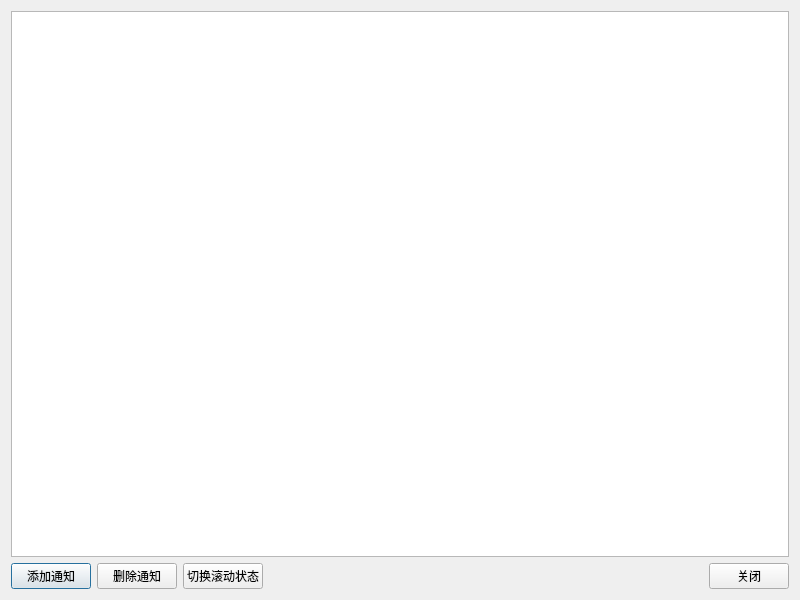
<?xml version="1.0" encoding="UTF-8"?>
<ui version="4.0">
 <class>NoticeManager</class>
 <widget class="QDialog" name="NoticeManager">
  <property name="geometry">
   <rect>
    <x>0</x>
    <y>0</y>
    <width>800</width>
    <height>600</height>
   </rect>
  </property>
  <property name="windowTitle">
   <string>通知管理</string>
  </property>
  <layout class="QVBoxLayout" name="verticalLayout">
   <!-- 通知列表 -->
   <item>
    <widget class="QTableView" name="noticeTableView">
     <property name="selectionBehavior">
      <enum>QAbstractItemView::SelectRows</enum>
     </property>
     <property name="editTriggers">
      <set>QAbstractItemView::NoEditTriggers</set>
     </property>
    </widget>
   </item>
   <!-- 操作按钮 -->
   <item>
    <layout class="QHBoxLayout" name="buttonLayout">
     <item>
      <widget class="QPushButton" name="addBtn">
       <property name="text">
        <string>添加通知</string>
       </property>
      </widget>
     </item>
     <item>
      <widget class="QPushButton" name="deleteBtn">
       <property name="text">
        <string>删除通知</string>
       </property>
      </widget>
     </item>
     <item>
      <widget class="QPushButton" name="scrollBtn">
       <property name="text">
        <string>切换滚动状态</string>
       </property>
      </widget>
     </item>
     <item>
      <spacer name="horizontalSpacer">
       <property name="orientation">
        <enum>Qt::Horizontal</enum>
       </property>
       <property name="sizeHint" stdset="0">
        <size>
         <width>40</width>
         <height>20</height>
        </size>
       </property>
      </spacer>
     </item>
     <item>
      <widget class="QPushButton" name="closeBtn">
       <property name="text">
        <string>关闭</string>
       </property>
      </widget>
     </item>
    </layout>
   </item>
  </layout>
 </widget>
 <layoutdefault spacing="6" margin="11"/>
 <resources/>
 <connections>
  <connection>
   <sender>closeBtn</sender>
   <signal>clicked()</signal>
   <receiver>NoticeManager</receiver>
   <slot>close()</slot>
   <hints>
    <hint type="sourcelabel">
     <x>726</x>
     <y>567</y>
    </hint>
    <hint type="destinationlabel">
     <x>789</x>
     <y>590</y>
    </hint>
   </hints>
  </connection>
 </connections>
</ui>
